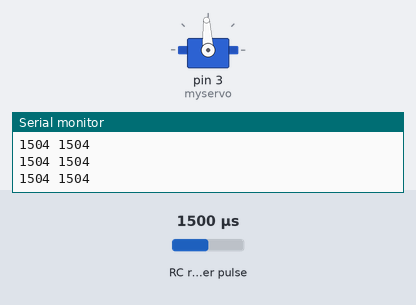
A sketch run on a simulated Arduino Uno, built with avr-gcc and run on an emulated ATmega328P. Parts: servo, the last lines printed to the serial monitor. Wiring (inferred from the names in the program): RC receiver channel: data pin 2. Inputs (shaded band) come from the test bench; at power-on: RC receiver pulse 1500 µs.

Above: at 1.2 s.
1.3 s: RC receiver pulse (sensor on pin 2) set to 1020 µs
At 2.0 s:
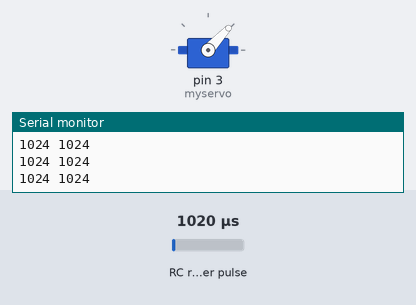
4.3 s: RC receiver pulse (sensor on pin 2) set to 1250 µs
At 5.2 s:
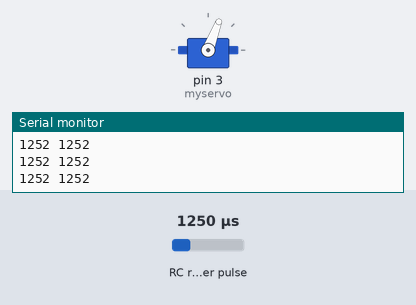
5.8 s: RC receiver pulse (sensor on pin 2) set to 1750 µs
At 6.6 s:
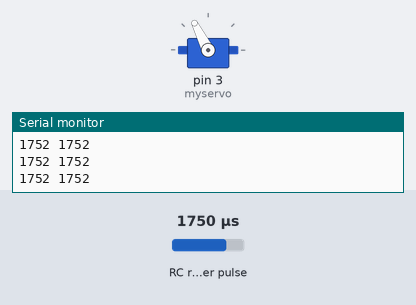
7.3 s: RC receiver pulse (sensor on pin 2) set to 1980 µs
At 7.8 s:
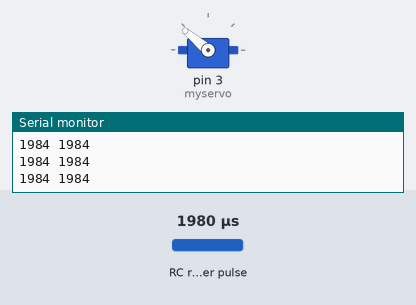
8.8 s: RC receiver pulse (sensor on pin 2) set to 1500 µs
At 10.1 s:
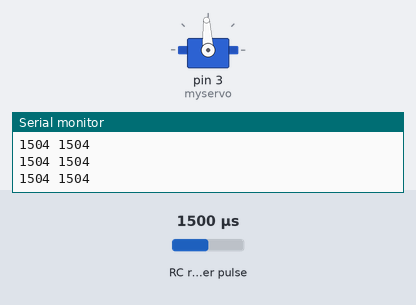
Timing chart, 0 to 11.3 s (numbered marks = the images above; inputs shaded):
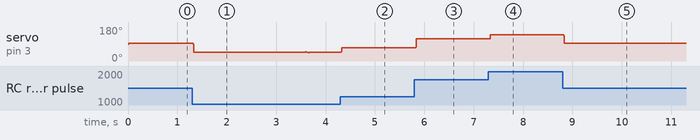

The sketch:

esk8-Throttle-Control.ino
```cpp
// First Example in a series of posts illustrating reading an RC Receiver with
// micro controller interrupts.
//
// Subsequent posts will provide enhancements required for real world operation
// in high speed applications with multiple inputs.
//
// http://rcarduino.blogspot.com/
//
// Posts in the series will be titled - How To Read an RC Receiver With A Microcontroller

// See also http://rcarduino.blogspot.co.uk/2012/04/how-to-read-multiple-rc-channels-draft.html
#include <Servo.h> //This loads the servo libary
Servo myservo; // create servo object to control a servo

//BELOW ARE THE BITS FOR READING THE RECEIVER PWM SIGNAL---------------------------------------
#define THROTTLE_SIGNAL_IN 0 // INTERRUPT 0 = DIGITAL PIN 2 - use the interrupt number in attachInterrupt
#define THROTTLE_SIGNAL_IN_PIN 2 // INTERRUPT 0 = DIGITAL PIN 2 - use the PIN number in digitalRead

#define NEUTRAL_THROTTLE 1500 // this is the duration in microseconds of neutral throttle on an electric RC Car
double pos = 0;
volatile int nThrottleIn = NEUTRAL_THROTTLE; // volatile, we set this in the Interrupt and read it in loop so it must be declared volatile
volatile unsigned long ulStartPeriod = 0; // set in the interrupt
volatile boolean bNewThrottleSignal = false; // set in the interrupt and read in the loop
// we could use nThrottleIn = 0 in loop instead of a separate variable, but using bNewThrottleSignal to indicate we have a new signal
// is clearer for this first example


//BELOW ARE THE VARIABLES FOR THE THROTTLE SMOOTHING-------------------------------------
// Define the number of samples to keep track of.  The higher the number,
// the more the readings will be smoothed, but the slower the output will
// respond to the input.  Using a constant rather than a normal variable lets
// use this value to determine the size of the readings array.
const int numReadings = 10;     //Changing this value to anything above 15 causes the servo to go haywire

int readings[numReadings];      // the readings from the receiver
int readIndex = 0;              // the index of the current reading
int total = 0;                  // the running total
int average = 0;                // the average

void setup()
{
  // tell the Arduino we want the function calcInput to be called whenever INT0 (digital pin 2) changes from HIGH to LOW or LOW to HIGH
  // catching these changes will allow us to calculate how long the input pulse is
  attachInterrupt(THROTTLE_SIGNAL_IN,calcInput,CHANGE);
  myservo.attach(3);  // attaches the servo on pin 3 to the servo object
  Serial.begin(9600);

}

void loop()
{
 // if a new throttle signal has been measured, lets print the value to serial, if not our code could carry on with some other processing
 if(bNewThrottleSignal)
 {

   Serial.print(average); Serial.print (" "); Serial.println(nThrottleIn);


   // set this back to false when we have finished
   // with nThrottleIn, while true, calcInput will not update
   // nThrottleIn
   bNewThrottleSignal = false;
 }
    //THIS DOES THE THROTTLE SMOOTHING----------------
    // subtract the last reading:
  total = total - readings[readIndex];
  // read from the sensor:
  readings[readIndex] = nThrottleIn;
  // add the reading to the total:
  total = total + readings[readIndex];
  // advance to the next position in the array:
  readIndex = readIndex + 1;

  // if we're at the end of the array...
  if (readIndex >= numReadings) {
    // ...wrap around to the beginning:
    readIndex = 0;
  }

  // calculate the average:
  average = total / numReadings;
  // send it to the computer as ASCII digits
  delay(1);        // delay in between reads for stability
  //THROTTLE SMOOTHING ENDS HERE------------

  myservo.writeMicroseconds(average); // write average value to servo
}

void calcInput()
{
  // if the pin is high, its the start of an interrupt
  if(digitalRead(THROTTLE_SIGNAL_IN_PIN) == HIGH)
  {
    // get the time using micros - when our code gets really busy this will become inaccurate, but for the current application its
    // easy to understand and works very well
    ulStartPeriod = micros();
  }
  else
  {
    // if the pin is low, its the falling edge of the pulse so now we can calculate the pulse duration by subtracting the
    // start time ulStartPeriod from the current time returned by micros()
    if(ulStartPeriod && (bNewThrottleSignal == false))
    {
      nThrottleIn = (int)(micros() - ulStartPeriod);
      ulStartPeriod = 0;

      // tell loop we have a new signal on the throttle channel
      // we will not update nThrottleIn until loop sets
      // bNewThrottleSignal back to false
      bNewThrottleSignal = true;
    }
  }


}
```

Measured:
- after the input at 1.3 s, servo on pin 3 (myservo): 93° → 47° at once
- after the input at 4.3 s, servo on pin 3 (myservo): 47° → 69° at once
- after the input at 5.8 s, servo on pin 3 (myservo): 69° → 117° at once
- after the input at 7.3 s, servo on pin 3 (myservo): 117° → 140° at once
- after the input at 8.8 s, servo on pin 3 (myservo): 140° → 93° at once
